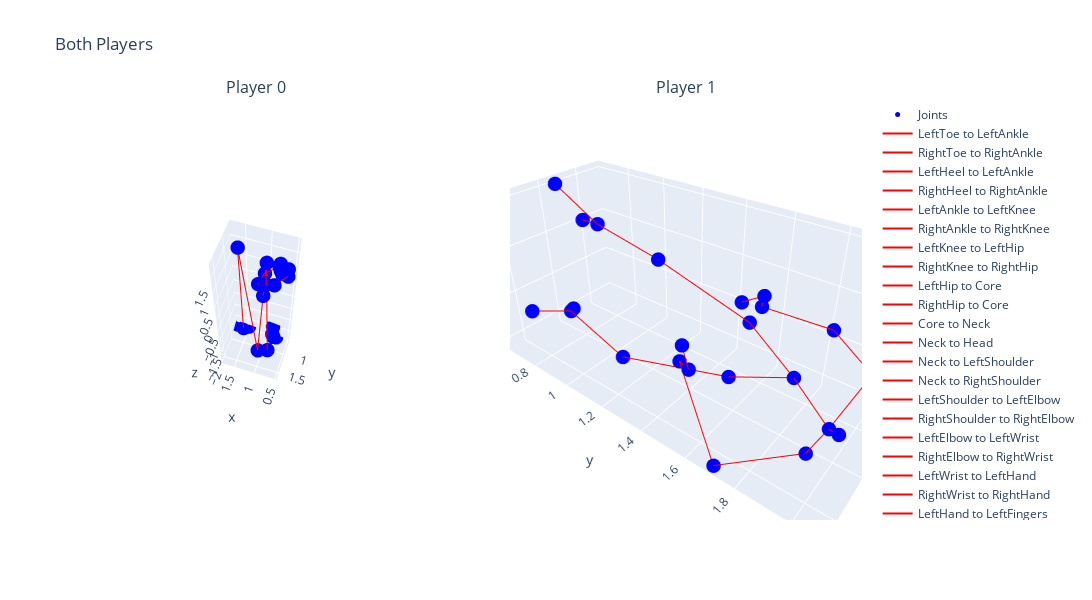

Notebook code for this chart:
### Code cell
fig = plot_both_players_plotly((decode_position(honey)))
fig.show()

### Figure 1 — Plotly figure (JSON) as saved in the notebook; plotly's stock layout.template omitted (floating-point values rounded to 4 significant figures)
{"data": [{"marker": {"color": "blue", "size": 5}, "mode": "markers", "name": "Joints", "scene": "scene", "type": "scatter3d", "x": [0.871, 1.763, 0.797, 1.477, 0.846, 1.592, 0.786, 1.493, 0.873, 1.089, 0.68, 0.989, 0.497, 0.951, 0.642, 0.722, 0.687, 0.646, 0.722, 0.542, 0.907, 0.833, 0.838], "y": [0.697, 0.679, 0.909, 0.668, 0.828, 0.727, 0.68, 1.099, 1.098, 1.164, 1.514, 1.474, 1.298, 1.2, 1.162, 1.061, 1.1, 1.109, 0.993, 1.108, 1.248, 1.495, 1.646], "z": [-1.423, -1.856, -1.507, -1.821, -1.544, -1.857, -1.942, 1.798, -1.882, -1.908, 1.581, 1.415, 1.632, 1.386, 1.46, 1.507, 1.457, 1.505, 1.509, 1.575, 1.795, 1.502, 1.361]}, {"line": {"color": "red", "width": 2}, "mode": "lines", "name": "LeftToe to LeftAnkle", "scene": "scene", "type": "scatter3d", "x": [0.871, 0.846], "y": [0.697, 0.828], "z": [-1.423, -1.544]}, {"line": {"color": "red", "width": 2}, "mode": "lines", "name": "RightToe to RightAnkle", "scene": "scene", "type": "scatter3d", "x": [1.763, 1.592], "y": [0.679, 0.727], "z": [-1.856, -1.857]}, {"line": {"color": "red", "width": 2}, "mode": "lines", "name": "LeftHeel to LeftAnkle", "scene": "scene", "type": "scatter3d", "x": [0.797, 0.846], "y": [0.909, 0.828], "z": [-1.507, -1.544]}, {"line": {"color": "red", "width": 2}, "mode": "lines", "name": "RightHeel to RightAnkle", "scene": "scene", "type": "scatter3d", "x": [1.477, 1.592], "y": [0.668, 0.727], "z": [-1.821, -1.857]}, {"line": {"color": "red", "width": 2}, "mode": "lines", "name": "LeftAnkle to LeftKnee", "scene": "scene", "type": "scatter3d", "x": [0.846, 0.786], "y": [0.828, 0.68], "z": [-1.544, -1.942]}, {"line": {"color": "red", "width": 2}, "mode": "lines", "name": "RightAnkle to RightKnee", "scene": "scene", "type": "scatter3d", "x": [1.592, 1.493], "y": [0.727, 1.099], "z": [-1.857, 1.798]}, {"line": {"color": "red", "width": 2}, "mode": "lines", "name": "LeftKnee to LeftHip", "scene": "scene", "type": "scatter3d", "x": [0.786, 0.873], "y": [0.68, 1.098], "z": [-1.942, -1.882]}, {"line": {"color": "red", "width": 2}, "mode": "lines", "name": "RightKnee to RightHip", "scene": "scene", "type": "scatter3d", "x": [1.493, 1.089], "y": [1.099, 1.164], "z": [1.798, -1.908]}, {"line": {"color": "red", "width": 2}, "mode": "lines", "name": "LeftHip to Core", "scene": "scene", "type": "scatter3d", "x": [0.873, 0.907], "y": [1.098, 1.248], "z": [-1.882, 1.795]}, {"line": {"color": "red", "width": 2}, "mode": "lines", "name": "RightHip to Core", "scene": "scene", "type": "scatter3d", "x": [1.089, 0.907], "y": [1.164, 1.248], "z": [-1.908, 1.795]}, {"line": {"color": "red", "width": 2}, "mode": "lines", "name": "Core to Neck", "scene": "scene", "type": "scatter3d", "x": [0.907, 0.833], "y": [1.248, 1.495], "z": [1.795, 1.502]}, {"line": {"color": "red", "width": 2}, "mode": "lines", "name": "Neck to Head", "scene": "scene", "type": "scatter3d", "x": [0.833, 0.838], "y": [1.495, 1.646], "z": [1.502, 1.361]}, {"line": {"color": "red", "width": 2}, "mode": "lines", "name": "Neck to LeftShoulder", "scene": "scene", "type": "scatter3d", "x": [0.833, 0.68], "y": [1.495, 1.514], "z": [1.502, 1.581]}, {"line": {"color": "red", "width": 2}, "mode": "lines", "name": "Neck to RightShoulder", "scene": "scene", "type": "scatter3d", "x": [0.833, 0.989], "y": [1.495, 1.474], "z": [1.502, 1.415]}, {"line": {"color": "red", "width": 2}, "mode": "lines", "name": "LeftShoulder to LeftElbow", "scene": "scene", "type": "scatter3d", "x": [0.68, 0.497], "y": [1.514, 1.298], "z": [1.581, 1.632]}, {"line": {"color": "red", "width": 2}, "mode": "lines", "name": "RightShoulder to RightElbow", "scene": "scene", "type": "scatter3d", "x": [0.989, 0.951], "y": [1.474, 1.2], "z": [1.415, 1.386]}, {"line": {"color": "red", "width": 2}, "mode": "lines", "name": "LeftElbow to LeftWrist", "scene": "scene", "type": "scatter3d", "x": [0.497, 0.642], "y": [1.298, 1.162], "z": [1.632, 1.46]}, {"line": {"color": "red", "width": 2}, "mode": "lines", "name": "RightElbow to RightWrist", "scene": "scene", "type": "scatter3d", "x": [0.951, 0.722], "y": [1.2, 1.061], "z": [1.386, 1.507]}, {"line": {"color": "red", "width": 2}, "mode": "lines", "name": "LeftWrist to LeftHand", "scene": "scene", "type": "scatter3d", "x": [0.642, 0.687], "y": [1.162, 1.1], "z": [1.46, 1.457]}, {"line": {"color": "red", "width": 2}, "mode": "lines", "name": "RightWrist to RightHand", "scene": "scene", "type": "scatter3d", "x": [0.722, 0.646], "y": [1.061, 1.109], "z": [1.507, 1.505]}, {"line": {"color": "red", "width": 2}, "mode": "lines", "name": "LeftHand to LeftFingers", "scene": "scene", "type": "scatter3d", "x": [0.687, 0.722], "y": [1.1, 0.993], "z": [1.457, 1.509]}, {"line": {"color": "red", "width": 2}, "mode": "lines", "name": "RightHand to RightFingers", "scene": "scene", "type": "scatter3d", "x": [0.646, 0.542], "y": [1.109, 1.108], "z": [1.505, 1.575]}, {"marker": {"color": "blue", "size": 5}, "mode": "markers", "name": "Joints", "scene": "scene2", "type": "scatter3d", "x": [0.967, 0.753, 0.753, 0.631, 0.81, 0.606, 0.906, 0.69, 0.69, 0.572, 0.946, 0.721, 1.07, 0.485, 0.983, 0.69, 1.064, 0.727, 1.056, 0.771, 0.634, 0.878, 1.024], "y": [0.66, 0.661, 0.666, 0.66, 0.722, 0.727, 1.14, 1.153, 1.504, 1.512, 1.955, 2.036, 1.703, 1.814, 1.493, 1.622, 1.594, 1.647, 1.562, 1.589, 1.751, 1.988, 2.06], "z": [1.297, 1.806, 1.206, 1.609, 1.243, 1.598, 1.24, 1.591, 1.183, 1.383, 1.285, 1.488, 1.162, 1.429, 1.439, 1.557, 1.507, 1.627, 1.579, 1.602, 1.27, 1.355, 1.498]}, {"line": {"color": "red", "width": 2}, "mode": "lines", "name": "LeftToe to LeftAnkle", "scene": "scene2", "type": "scatter3d", "x": [0.967, 0.81], "y": [0.66, 0.722], "z": [1.297, 1.243]}, {"line": {"color": "red", "width": 2}, "mode": "lines", "name": "RightToe to RightAnkle", "scene": "scene2", "type": "scatter3d", "x": [0.753, 0.606], "y": [0.661, 0.727], "z": [1.806, 1.598]}, {"line": {"color": "red", "width": 2}, "mode": "lines", "name": "LeftHeel to LeftAnkle", "scene": "scene2", "type": "scatter3d", "x": [0.753, 0.81], "y": [0.666, 0.722], "z": [1.206, 1.243]}, {"line": {"color": "red", "width": 2}, "mode": "lines", "name": "RightHeel to RightAnkle", "scene": "scene2", "type": "scatter3d", "x": [0.631, 0.606], "y": [0.66, 0.727], "z": [1.609, 1.598]}, {"line": {"color": "red", "width": 2}, "mode": "lines", "name": "LeftAnkle to LeftKnee", "scene": "scene2", "type": "scatter3d", "x": [0.81, 0.906], "y": [0.722, 1.14], "z": [1.243, 1.24]}, {"line": {"color": "red", "width": 2}, "mode": "lines", "name": "RightAnkle to RightKnee", "scene": "scene2", "type": "scatter3d", "x": [0.606, 0.69], "y": [0.727, 1.153], "z": [1.598, 1.591]}, {"line": {"color": "red", "width": 2}, "mode": "lines", "name": "LeftKnee to LeftHip", "scene": "scene2", "type": "scatter3d", "x": [0.906, 0.69], "y": [1.14, 1.504], "z": [1.24, 1.183]}, {"line": {"color": "red", "width": 2}, "mode": "lines", "name": "RightKnee to RightHip", "scene": "scene2", "type": "scatter3d", "x": [0.69, 0.572], "y": [1.153, 1.512], "z": [1.591, 1.383]}, {"line": {"color": "red", "width": 2}, "mode": "lines", "name": "LeftHip to Core", "scene": "scene2", "type": "scatter3d", "x": [0.69, 0.634], "y": [1.504, 1.751], "z": [1.183, 1.27]}, {"line": {"color": "red", "width": 2}, "mode": "lines", "name": "RightHip to Core", "scene": "scene2", "type": "scatter3d", "x": [0.572, 0.634], "y": [1.512, 1.751], "z": [1.383, 1.27]}, {"line": {"color": "red", "width": 2}, "mode": "lines", "name": "Core to Neck", "scene": "scene2", "type": "scatter3d", "x": [0.634, 0.878], "y": [1.751, 1.988], "z": [1.27, 1.355]}, {"line": {"color": "red", "width": 2}, "mode": "lines", "name": "Neck to Head", "scene": "scene2", "type": "scatter3d", "x": [0.878, 1.024], "y": [1.988, 2.06], "z": [1.355, 1.498]}, {"line": {"color": "red", "width": 2}, "mode": "lines", "name": "Neck to LeftShoulder", "scene": "scene2", "type": "scatter3d", "x": [0.878, 0.946], "y": [1.988, 1.955], "z": [1.355, 1.285]}, {"line": {"color": "red", "width": 2}, "mode": "lines", "name": "Neck to RightShoulder", "scene": "scene2", "type": "scatter3d", "x": [0.878, 0.721], "y": [1.988, 2.036], "z": [1.355, 1.488]}, {"line": {"color": "red", "width": 2}, "mode": "lines", "name": "LeftShoulder to LeftElbow", "scene": "scene2", "type": "scatter3d", "x": [0.946, 1.07], "y": [1.955, 1.703], "z": [1.285, 1.162]}, {"line": {"color": "red", "width": 2}, "mode": "lines", "name": "RightShoulder to RightElbow", "scene": "scene2", "type": "scatter3d", "x": [0.721, 0.485], "y": [2.036, 1.814], "z": [1.488, 1.429]}, {"line": {"color": "red", "width": 2}, "mode": "lines", "name": "LeftElbow to LeftWrist", "scene": "scene2", "type": "scatter3d", "x": [1.07, 0.983], "y": [1.703, 1.493], "z": [1.162, 1.439]}, {"line": {"color": "red", "width": 2}, "mode": "lines", "name": "RightElbow to RightWrist", "scene": "scene2", "type": "scatter3d", "x": [0.485, 0.69], "y": [1.814, 1.622], "z": [1.429, 1.557]}, {"line": {"color": "red", "width": 2}, "mode": "lines", "name": "LeftWrist to LeftHand", "scene": "scene2", "type": "scatter3d", "x": [0.983, 1.064], "y": [1.493, 1.594], "z": [1.439, 1.507]}, {"line": {"color": "red", "width": 2}, "mode": "lines", "name": "RightWrist to RightHand", "scene": "scene2", "type": "scatter3d", "x": [0.69, 0.727], "y": [1.622, 1.647], "z": [1.557, 1.627]}, {"line": {"color": "red", "width": 2}, "mode": "lines", "name": "LeftHand to LeftFingers", "scene": "scene2", "type": "scatter3d", "x": [1.064, 1.056], "y": [1.594, 1.562], "z": [1.507, 1.579]}, {"line": {"color": "red", "width": 2}, "mode": "lines", "name": "RightHand to RightFingers", "scene": "scene2", "type": "scatter3d", "x": [0.727, 0.771], "y": [1.647, 1.589], "z": [1.627, 1.602]}], "layout": {"annotations": [{"font": {"size": 16}, "showarrow": false, "text": "Player 0", "x": 0.225, "xanchor": "center", "xref": "paper", "y": 1, "yanchor": "bottom", "yref": "paper"}, {"font": {"size": 16}, "showarrow": false, "text": "Player 1", "x": 0.775, "xanchor": "center", "xref": "paper", "y": 1, "yanchor": "bottom", "yref": "paper"}], "height": 600, "scene": {"aspectmode": "auto", "aspectratio": {"x": 0.7595, "y": 0.5868, "z": 2.244}, "camera": {"center": {"x": 0, "y": 0, "z": 0}, "eye": {"x": -0.9471, "y": 2.847, "z": 5.067}, "projection": {"type": "perspective"}, "up": {"x": 0, "y": 0, "z": 1}}, "domain": {"x": [0, 0.45], "y": [0, 1]}}, "scene2": {"aspectmode": "auto", "aspectratio": {"x": 0.724, "y": 1.733, "z": 0.7971}, "camera": {"center": {"x": 0, "y": 0, "z": 0}, "eye": {"x": 1.434, "y": 1.125, "z": 1.168}, "projection": {"type": "perspective"}, "up": {"x": 0, "y": 0, "z": 1}}, "domain": {"x": [0.55, 1], "y": [0, 1]}}, "title": {"text": "Both Players"}, "width": 1200}}
